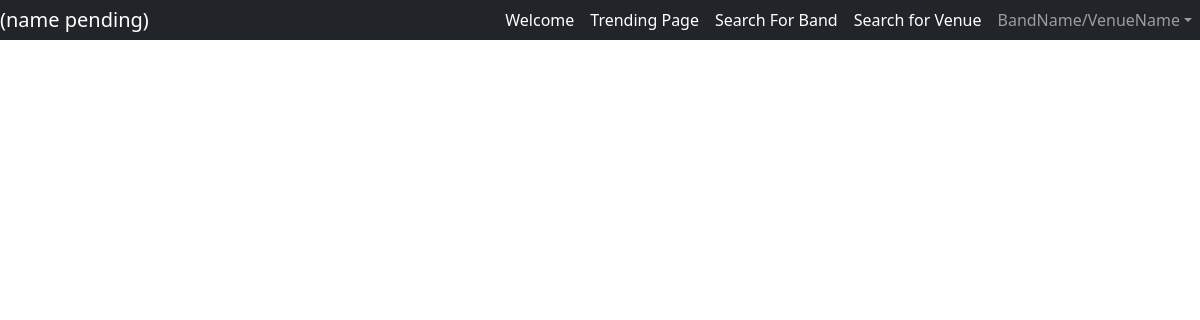
/venues/, run on an earlier commit of the app's database.
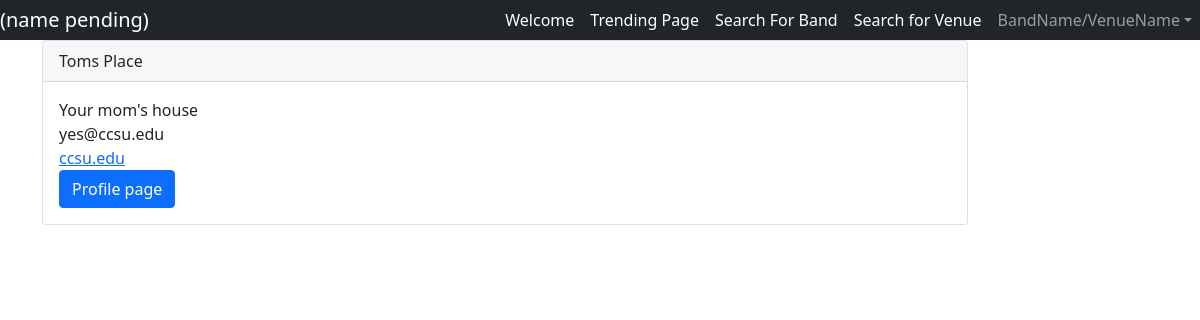
And on a later commit of the database.
### BandView/models.py (models this page shows, shortened)
class Venue(models.Model):
    venueName = models.CharField(max_length=100, blank=False)
    venueDescription = models.TextField()
    address = models.CharField(max_length=200, blank=False)
    venueEmail = models.EmailField(max_length=254, blank=False)
    venuePhone = models.IntegerField(blank=False)
    website = models.CharField(max_length=200)
    profilePic = models.ImageField(null=True, blank=True, upload_to="images/")

### BandView/views.py (the view)
# urls.py: path('venues/', views.venues, name="venues"),
def venues(request):
    venues = Venue.objects.all()
    return render(request, 'Venues.html', {'venues': venues})

### templates/Venues.html
{% extends 'base.html' %}
{% block body %}
    <div class="container">
        <div class="row justify content center">
            <div class="col-10">
                {% for venue in venues %}
                    <div class="card">
                        <div class="card-header">
                            {{ venue.venueName }}
                        </div>
                        <div class="card-body">
                            {{ venue.address }} <br>
                            {{ venue.venueEmail }} <br>
                            <a href="{{ venue.website }}">{{ venue.website }}</a> <br>
                            <a href="{% url 'venue-profile' venue.id %}"><button class="btn btn-primary">Profile page</button></a>
                        </div>
                    </div>
                {% endfor %}
            </div>
        </div>
    </div>
{% endblock %}

What changed in the data, as far as the page shows it:
added Venue: venueName "Toms Place", address "Your mom's house", venueEmail "yes@ccsu.edu", website "ccsu.edu"
